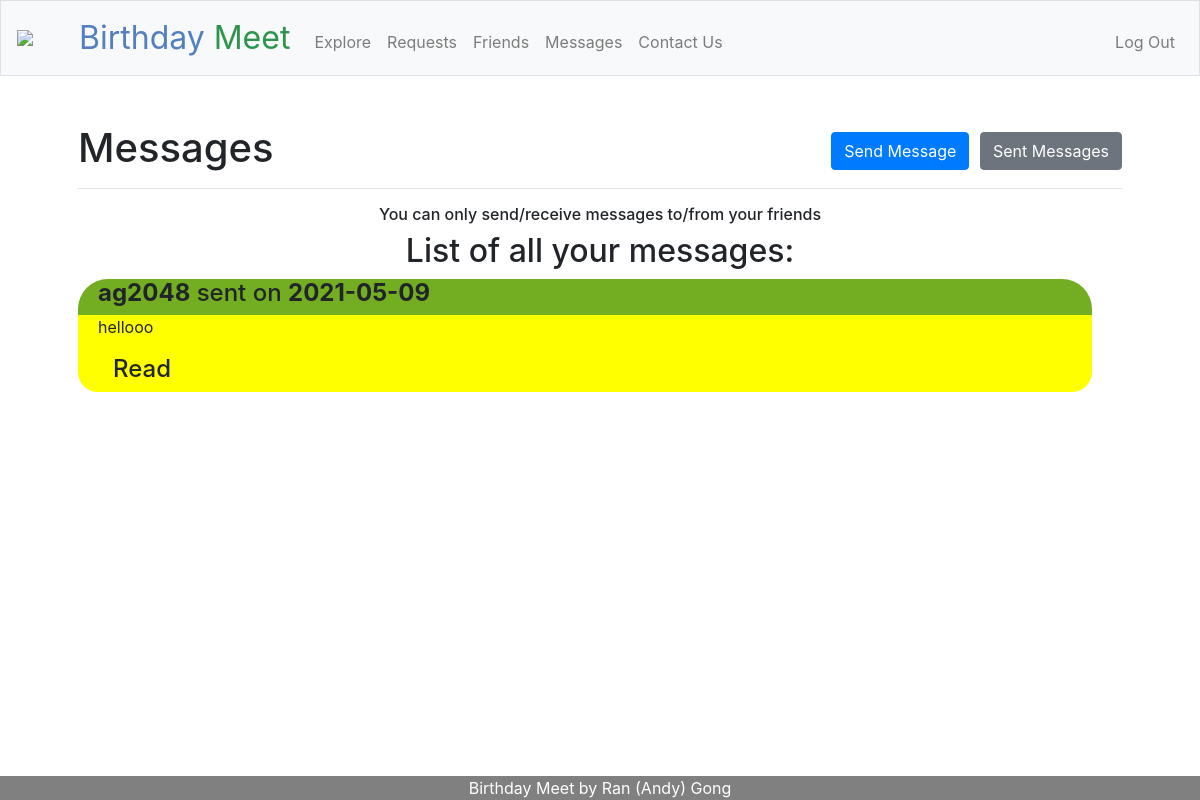
Page /messages (signed in) on the earlier database version.
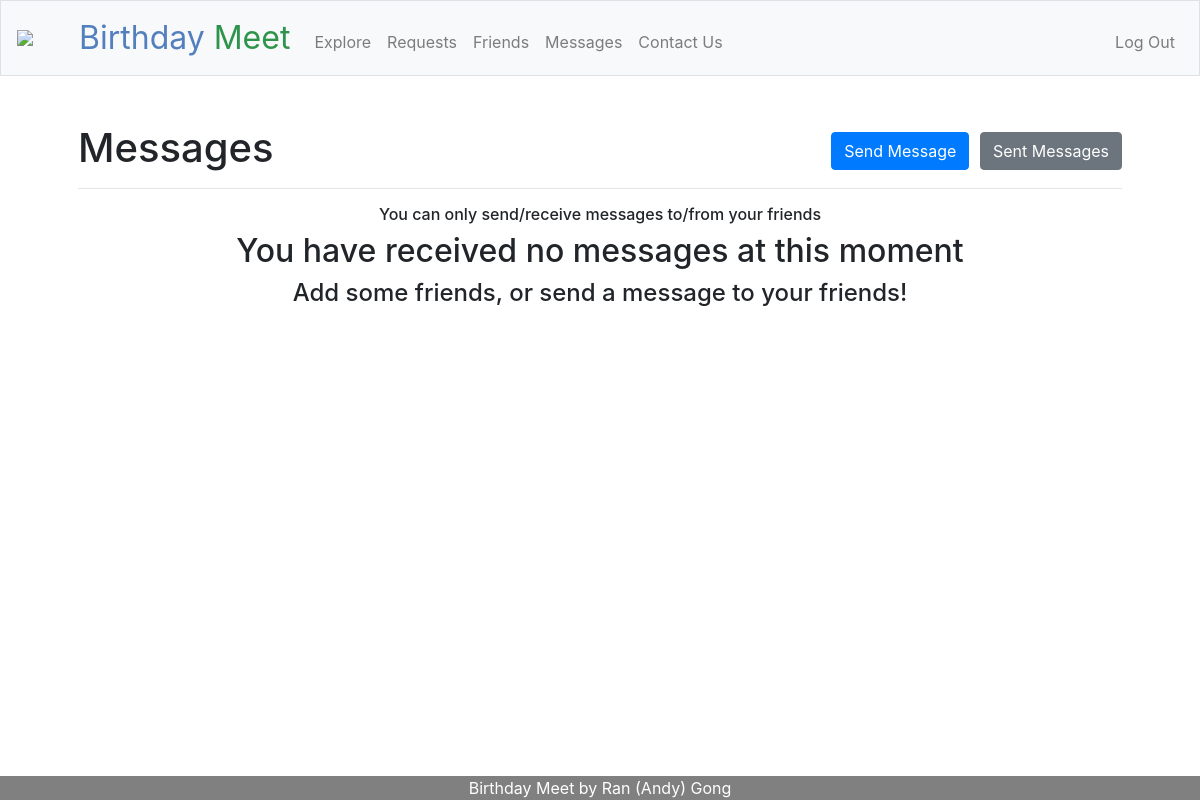
Same page on the later database version.
### tables this page shows
CREATE TABLE users (id INTEGER, username TEXT NOT NULL, hash TEXT NOT NULL, month INTEGER NOT NULL, day INTEGER NOT NULL, PRIMARY KEY(id));

CREATE TABLE messages (
        id INTEGER,
        sender_id INTEGER NOT NULL,
        receiver_id INTEGER NOT NULL,
        message_text TEXT NOT NULL,
        when_sent DATE NOT NULL,
        is_read BIT NOT NULL,
        FOREIGN KEY (sender_id) REFERENCES users (id),
        FOREIGN KEY (receiver_id) REFERENCES users (id),
        PRIMARY KEY(id)
    );

### app.py (the view, shortened to what this page needs)
@app.route("/messages", methods=["GET", "POST"])
@login_required
def messages():
    list_of_messages_info = []
    list_of_messages_from_database = db.execute("SELECT * FROM messages WHERE receiver_id = ?", session.get("user_id"))
    for message_from_database in list_of_messages_from_database:
        sender_username = db.execute("SELECT * FROM users WHERE id = ?", message_from_database["sender_id"])[0]["username"]
        is_read = (message_from_database["is_read"] == 1)
        list_of_messages_info.append({
            "message": message_from_database["message_text"].split("\r\n"),
            "id": message_from_database["id"],
            "sender_username": sender_username,
            "time_sent": message_from_database["when_sent"],
            "is_read": is_read
        })
    list_of_messages_info.reverse()
    return render_template("messages.html", list_of_messages_info=list_of_messages_info)

### app.py (called while the page is built)
@app.after_request
def after_request(response):
    response.headers["Cache-Control"] = "no-cache, no-store, must-revalidate"
    response.headers["Expires"] = 0
    response.headers["Pragma"] = "no-cache"
    return response

def login_required(f):
    @wraps(f)
    def decorated_function(*args, **kwargs):
        if session.get("user_id") is None:
            flash("You are currently not logged in!")
            return redirect("/login")
        return f(*args, **kwargs)
    return decorated_function

### templates/messages.html (shortened to what this page needs)
{% extends "layout.html" %}
{% block main %}
<h1>
    <span class="display-5 fw-bold">Messages</span>
    <div class="float-right">
        <a href="/send"><button class="btn btn-primary">Send Message</button></a>
        <a href="/sent"><button class="btn btn-secondary">Sent Messages</button></a>
    </div>
</h1>
<hr>
<h6 class="display-5 fw-bold align-center">You can only send/receive messages to/from your friends</h6>
{% if list_of_messages_info %}
    <h2 class="display-5 align-center">List of all your messages:</h2>
    {% for message in list_of_messages_info %}
        <div class="container-fluid">
            <div class="row" style="
            border-radius: 30px 30px 0px 0px;
            background: #73AD21;
            padding-left: 20px;
            width: 100%;
            text-align: left;
        ">
                <h4 class="display-5">
                    <span style="font-weight: bold;">{{ message.sender_username }}</span> sent on <span style="font-weight: bold;">{{ message.time_sent }}</span>
                </h4>
            </div>
            {% for line in message.message %}
                <div class="row" style="
                    background: #ffff00;
                    padding-left: 20px;
                    padding-right: 20px;
                    width: 100%;
                    text-align: left;
                ">
                    <p>
                        {{ line }}
                    </p>
                </div>
            {% endfor %}
            <div class="row justify-content-between"style="
                border-radius: 0px 0px 20px 20px;
                background: #ffff00;
                padding-left: 20px;
                padding-right: 20px;
                width: 100%;
                text-align: left;
            ">
                {% if message.is_read %}
                <div class="col-4">
                    <h4>
                        Read
                    </h4>
                </div>
                {% endif %}
            </div>
        </div>
        <br>
    {% endfor %}
{% else %}
    <h2 class="display-5 fw-bold align-center">You have received no messages at this moment</h2>
    <h4 class="display-5 fw-bold align-center">Add some friends, or send a message to your friends!</h4>
{% endif %}
{% endblock %}

Differences in the rows shown:
no longer on this page (row unchanged): users: sender_username "ag2048"
removed messages: time_sent "2021-05-09", message_text "hellooo"
Other differences:
text no longer shown: "List of all your messages:"
text now shown: "You have received no messages at this moment Add some friends, or send a message to your friends!"
list line gone: "sent on Read"
